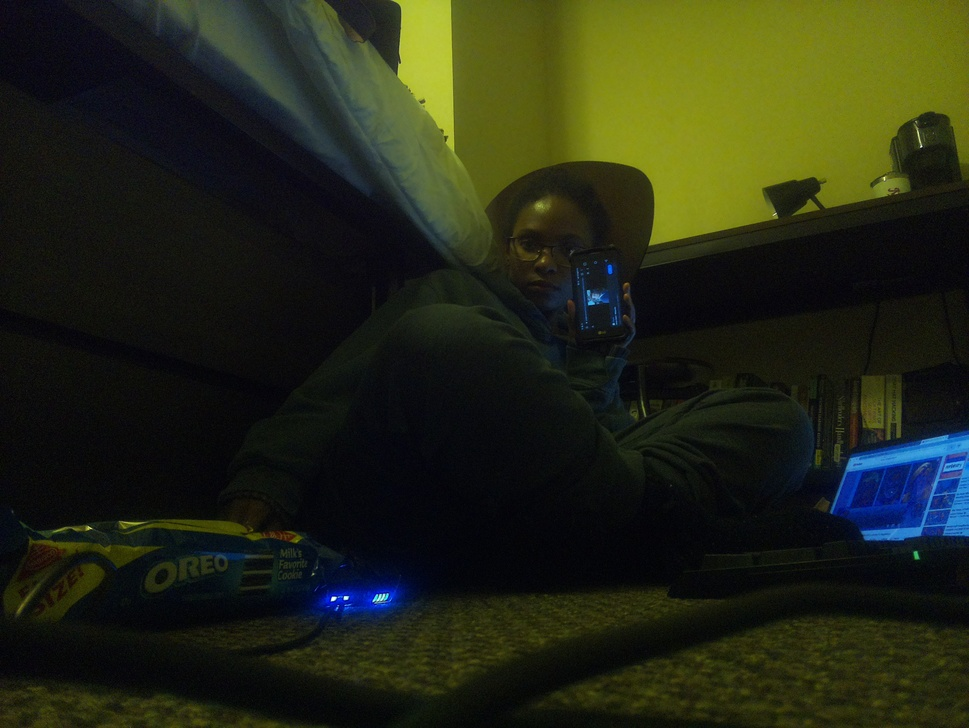
#> input picture output.jpg, 969 x 728 px, shrunk from 3280 x 2464 before the run, found by its file name
$ python FaceDetect.py
#> lines starting #> are read from the running program, lines starting #| are printed output that depends on the picture
import cv2
import time

def main():
	cascPath = "/home/pi/IoT_Security_Project/haarcascade_frontalface_default.xml"
	faceCascade = cv2.CascadeClassifier(cascPath)
	image = cv2.imread("/home/pi/IoT_Security_Project/output.jpg")
#> image is the input picture: shape (728, 969, 3); mean B, G, R 21.8, 39.9, 35.9
	gray = cv2.cvtColor(image,cv2.COLOR_BGR2GRAY)
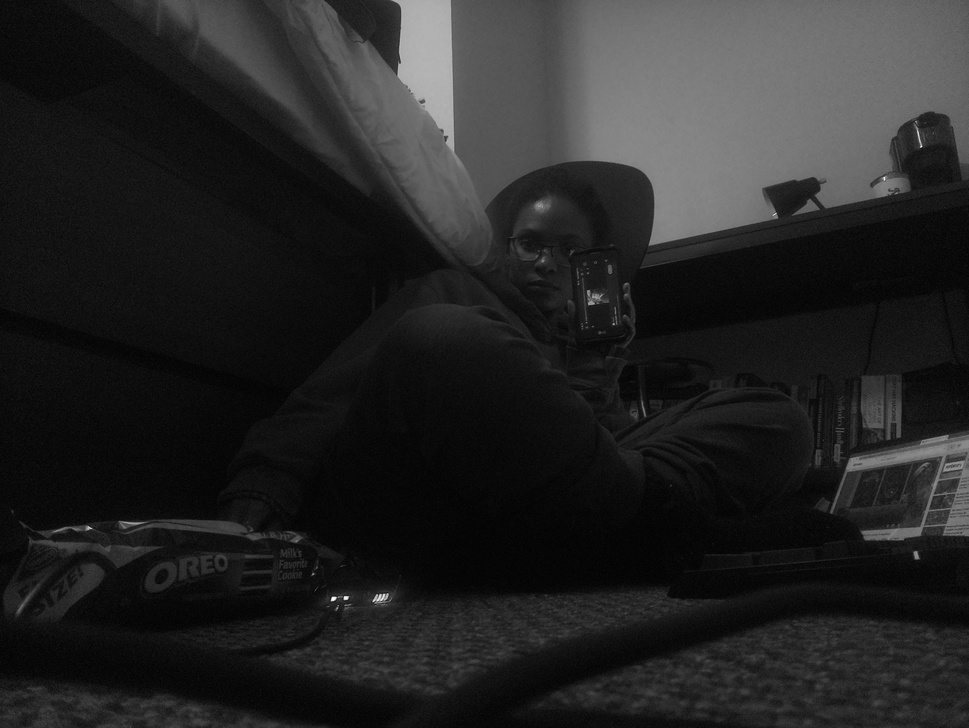
#> gray: shape (728, 969); min 0, max 252, mean 36.6
	faces = faceCascade.detectMultiScale(
		gray,
		scaleFactor=1.1,
		minNeighbors=5,
		minSize=(30,30),
		flags=cv2.CASCADE_SCALE_IMAGE
		)
#> faces = ()

	print("Found {} faces".format(len(faces)))
#| Found 0 faces
	for(x,y,w,h) in faces:
		cv2.rectangle(image, (x,y), (x+w, y+h), (0,255,0), 2)
#> this loop made 0 passes
	cv2.imshow("Faces found", image)
	cv2.waitKey(0)
main()
